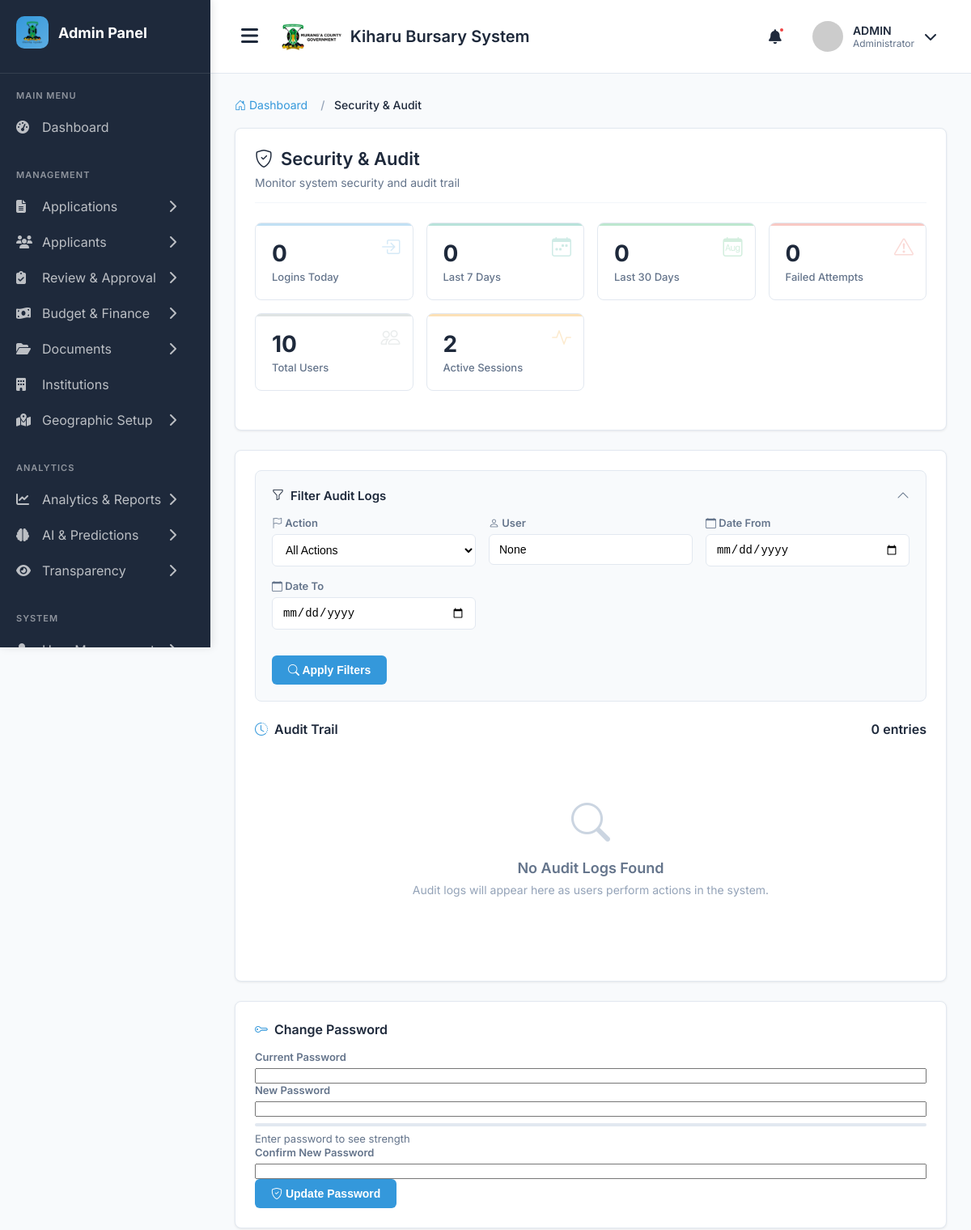
The app's page /admin-security/ (signed in, upper part), older data.
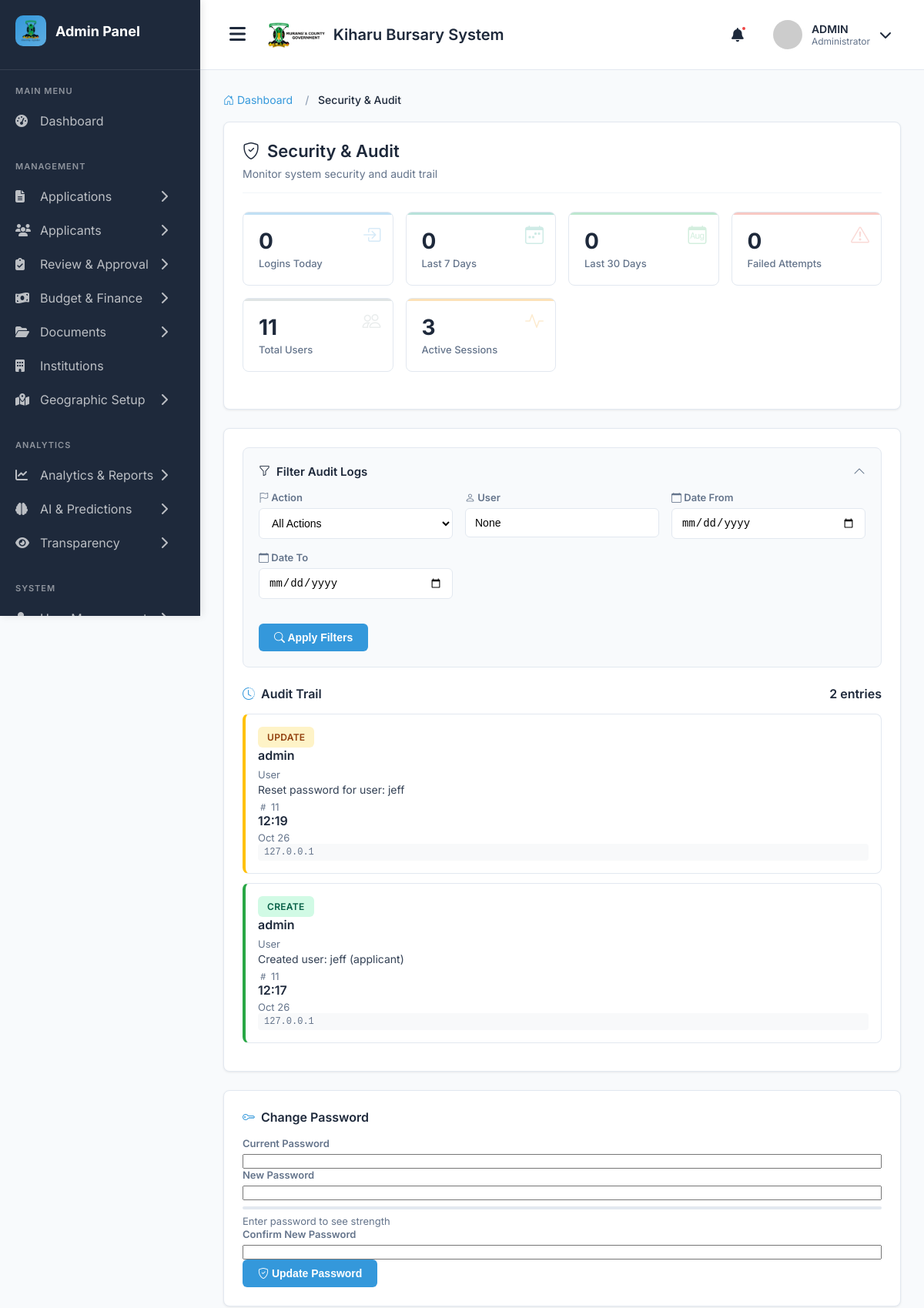
The same page, newer data.
### main_application/models.py (models this page shows, shortened)
class AuditLog(models.Model):
    ACTION_TYPES = (
        ('create', 'Create'),
        ('update', 'Update'),
        ('delete', 'Delete'),
        ('view', 'View'),
        ('approve', 'Approve'),
        ('reject', 'Reject'),
        ('disburse', 'Disburse'),
        ('login', 'Login'),
        ('logout', 'Logout'),
        ('export', 'Export Data'),
        ('print', 'Print Document'),
    )
    user = models.ForeignKey(
        User,
        on_delete=models.SET_NULL,
        null=True,
        related_name='audit_logs'
    )
    action = models.CharField(max_length=20, choices=ACTION_TYPES)
    table_affected = models.CharField(max_length=100)
    record_id = models.CharField(max_length=100, blank=True, null=True)
    description = models.TextField()
    ip_address = models.GenericIPAddressField()
    user_agent = models.TextField(blank=True, null=True)
    old_values = models.JSONField(blank=True, null=True)
    new_values = models.JSONField(blank=True, null=True)
    timestamp = models.DateTimeField(auto_now_add=True)
    class Meta:
        ordering = ['-timestamp']

class User(AbstractUser):
    USER_TYPES = (
        ('applicant', 'Applicant'),
        ('admin', 'Administrator'),
        ('reviewer', 'Application Reviewer'),
        ('finance', 'Finance Officer'),
        ('county_admin', 'County Administrator'),
        ('constituency_admin', 'Constituency Administrator'),
        ('ward_admin', 'Ward Administrator'),
    )
    user_type = models.CharField(max_length=25, choices=USER_TYPES, default='applicant')
    id_number = models.CharField(max_length=20, unique=True, null=True, blank=True)
    phone_regex = RegexValidator(
        regex=r'^\+254\d{9}$',
        message="Phone number must be entered in the format: '+254XXXXXXXXX'. Exactly 12 digits including country code."
    )
    phone_number = models.CharField(validators=[phone_regex], max_length=17, blank=True)

### main_application/views.py (the view)
# urls.py: path('admin-security/', views.admin_security_audit, name='admin_security_audit'),
@login_required
@user_passes_test(is_admin_or_staff)
def admin_security_audit(request):
    audit_logs = AuditLog.objects.all().order_by('-timestamp')
    action_filter = request.GET.get('action')
    user_filter = request.GET.get('user')
    date_from = request.GET.get('date_from')
    date_to = request.GET.get('date_to')
    if action_filter:
        audit_logs = audit_logs.filter(action=action_filter)
    if user_filter:
        audit_logs = audit_logs.filter(user__username__icontains=user_filter)
    if date_from:
        try:
            date_from_obj = datetime.strptime(date_from, '%Y-%m-%d').date()
            audit_logs = audit_logs.filter(timestamp__date__gte=date_from_obj)
        except ValueError:
            pass
    if date_to:
        try:
            date_to_obj = datetime.strptime(date_to, '%Y-%m-%d').date()
            audit_logs = audit_logs.filter(timestamp__date__lte=date_to_obj)
        except ValueError:
            pass
    paginator = Paginator(audit_logs, 5)
    page_number = request.GET.get('page')
    audit_logs_paginated = paginator.get_page(page_number)
    today = timezone.now().date()
    last_7_days = today - timedelta(days=7)
    last_30_days = today - timedelta(days=30)
    security_stats = {
        'total_logins_today': AuditLog.objects.filter(
            action='login',
            timestamp__date=today
        ).count(),
        'total_logins_7_days': AuditLog.objects.filter(
            action='login',
            timestamp__date__gte=last_7_days
        ).count(),
        'total_logins_30_days': AuditLog.objects.filter(
            action='login',
            timestamp__date__gte=last_30_days
        ).count(),
        'failed_login_attempts': AuditLog.objects.filter(
            description__icontains='failed login',
            timestamp__date__gte=last_7_days
        ).count(),
        'total_users': User.objects.count(),
        'active_sessions': User.objects.filter(last_login__date=today).count(),
    }
    unique_actions = AuditLog.objects.values_list('action', flat=True).distinct()
    unique_users = User.objects.filter(audit_logs__isnull=False).distinct()
    password_form = None
    if request.method == 'POST' and 'change_password' in request.POST:
        password_form = PasswordChangeForm(request.user, request.POST)
        if password_form.is_valid():
            user = password_form.save()
            update_session_auth_hash(request, user)
            messages.success(request, 'Password changed successfully!')
            AuditLog.objects.create(
                user=request.user,
                action='update',
                table_affected='User',
                record_id=str(user.id),
                description='Changed password',
                ip_address=request.META.get('REMOTE_ADDR', '127.0.0.1')
            )
            return redirect('admin_security_audit')
    else:
        password_form = PasswordChangeForm(request.user)
    context = {
        'audit_logs': audit_logs_paginated,
        'security_stats': security_stats,
        'unique_actions': unique_actions,
        'unique_users': unique_users,
        'password_form': password_form,
        'filters': {
            'action': action_filter,
            'user': user_filter,
            'date_from': date_from,
            'date_to': date_to,
        },
        'page_title': 'Security & Audit',
    }
    return render(request, 'admin/security_audit.html', context)

### main_application/views.py (called while the page is built)
def is_admin_or_staff(user):
    return user.is_authenticated and (user.is_staff or user.user_type in ['admin', 'reviewer', 'finance'])

### templates/admin/security_audit.html (shortened to what the changed rows need)
{% extends 'admin_base.html' %}
{% load static %}
{% block content %}
<div class="container-fluid">
    <div class="section-container">
        <div class="page-header">
            <div>
                <h1 class="page-title">
                    <i class="bi bi-shield-check"></i>
                    Security & Audit
                </h1>
            </div>
        </div>
        <div class="stats-grid">
            <div class="stat-card stat-secondary">
                <div class="stat-icon">
                    <i class="bi bi-people"></i>
                </div>
                <div class="stat-value">{{ security_stats.total_users }}</div>
                <div class="stat-label">Total Users</div>
            </div>
            <div class="stat-card stat-warning">
                <div class="stat-icon">
                    <i class="bi bi-activity"></i>
                </div>
                <div class="stat-value">{{ security_stats.active_sessions }}</div>
                <div class="stat-label">Active Sessions</div>
            </div>
        </div>
    </div>
    <div class="row">
        <div class="col-lg-8">
            <div class="section-container">
                <h5 class="section-title">
                    <i class="bi bi-clock-history"></i>
                    Audit Trail
                    <span class="badge bg-secondary" style="margin-left: auto;">
                        {{ audit_logs.paginator.count }} entries
                    </span>
                </h5>
                {% if audit_logs %}
                    {% for log in audit_logs %}
                        <div class="audit-log-item {{ log.action }}"
                             onclick="showAuditDetails({{ log.id }})"
                             data-log-id="{{ log.id }}">
                            <div class="row align-items-start">
                                <div class="col-md-2">
                                    <span class="action-badge action-{{ log.action }}">
                                        {{ log.get_action_display }}
                                    </span>
                                </div>
                                <div class="col-md-3">
                                    <div class="log-user">
                                        {% if log.user %}
                                            {{ log.user.username }}
                                        {% else %}
                                            <em class="text-muted">System</em>
                                        {% endif %}
                                    </div>
                                    <small class="log-table">{{ log.table_affected }}</small>
                                </div>
                                <div class="col-md-5">
                                    <div class="log-description">{{ log.description|truncatechars:80 }}</div>
                                    {% if log.record_id %}
                                        <div class="log-record-id">
                                            <i class="bi bi-hash"></i>{{ log.record_id }}
                                        </div>
                                    {% endif %}
                                </div>
                                <div class="col-md-2 text-end">
                                    <div class="log-time">{{ log.timestamp|date:"H:i" }}</div>
                                    <div class="log-date">{{ log.timestamp|date:"M d" }}</div>
                                    <div class="ip-address mt-1">{{ log.ip_address }}</div>
                                </div>
                            </div>
                        </div>
                    {% endfor %}
                {% else %}
                    <div class="empty-state">
                        <div class="empty-icon">
                            <i class="bi bi-search"></i>
                        </div>
                        <h3 class="empty-title">No Audit Logs Found</h3>
                        <p class="empty-text">
                            {% if filters.action or filters.user or filters.date_from or filters.date_to %}
                                Try adjusting your filter criteria.
                            {% else %}
                                Audit logs will appear here as users perform actions in the system.
                            {% endif %}
                        </p>
                    </div>
                {% endif %}
            </div>
        </div>
    </div>
</div>
{% endblock %}

Row changes from the older to the newer data that the page shows:
added AuditLog: action "UPDATE", user.username "admin", table_affected "User", description "Reset password for user: jeff", record_id "11", timestamp "12:19", timestamp "Oct 26", ip_address "127.0.0.1"
added AuditLog: action "CREATE", user.username "admin", table_affected "User", description "Created user: jeff (applicant)", record_id "11", timestamp "12:17", timestamp "Oct 26", ip_address "127.0.0.1"
Text that changed along with them:
{{ security_stats.total_users }}: "10" → "11"
{{ security_stats.active_sessions }}: "2" → "3"
{{ audit_logs.paginator.count }}: "0" → "2"
text no longer shown: "No Audit Logs Found Audit logs will appear here as users perform actions in the system."
